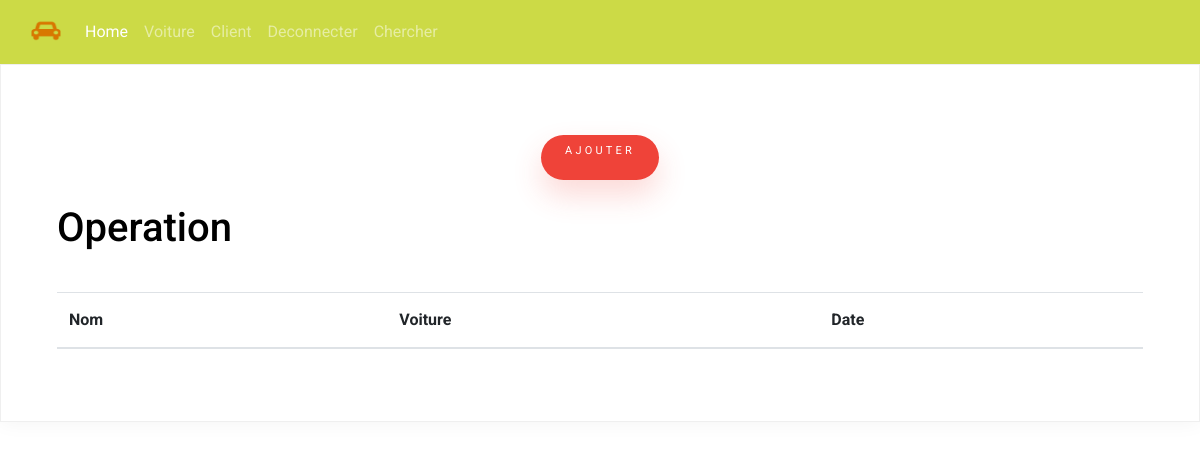
Page /operation/1/ on the earlier database version.
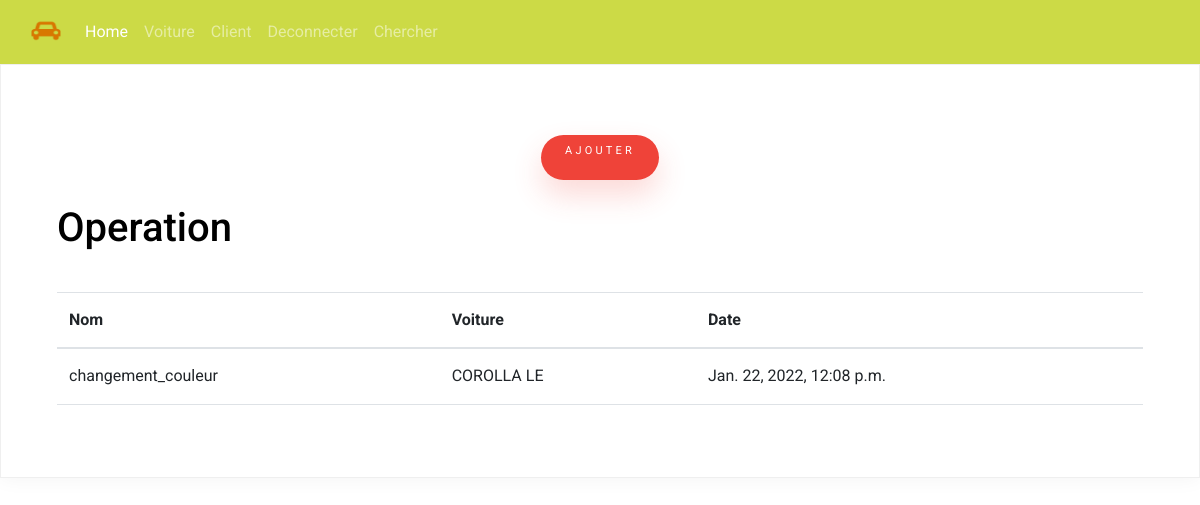
Same page on the later database version.
### Bourse/models.py (models this page shows, shortened)
class Operation(models.Model):
    nom = models.CharField(max_length=50)
    date = models.DateTimeField(auto_now_add=True)
    voiture = models.ForeignKey(Voiture, null=True, on_delete=models.SET_NULL)

class Voiture(models.Model):
    matricule = models.CharField(max_length=50)
    marque = models.CharField(max_length=50)
    couleur = models.CharField(max_length=60)
    prix = models.FloatField(max_length=40)
    modele = models.CharField(max_length=40)
    numerosachet = models.CharField(max_length=40)
    image = models.ImageField(upload_to='static/image', null=True)
    def __str__(self):
      return self.modele

### Bourse/views.py (the view)
# urls.py: path('operation/',views.operation, name="operation"),
def operation(request,v):
    vv =  Voiture.objects.filter(matricule=v)
    operations = Operation.objects.filter(id=v)
    return render(request, 'Bourse/operation.html', {'operations':operations})

### Bourse/templates/Bourse/operation.html (shortened to what this page needs)
{% extends 'Bourse/Principale.html' %}
{% load static %}
{% block content %}
<!doctype html>
<html lang="en">
  <head>
    <link rel="stylesheet" href="{% static 'formaj/fonts/icomoon/style.css' %}">
    <link rel="stylesheet" href="{% static 'formaj/css/bootstrap.min.css' %} ">
    <link rel="stylesheet" href="{% static 'formaj/css/style.css' %}">
  </head>
  <body>
      <div class="row align-items-stretch no-gutters contact-wrap">
        <div class="col-md-12">
          <div class="form h-100">
<div class="row" >
    <center>
    <h6 class=""><a class="btn btn-primary rounded-0 py-2 px-4" href="{% url 'Ajoutoperation' %}">Ajouter</a></h6>
    </center>
</div>
<h1 class="p-3"> Operation</h1>
<div class="container p-3">
          <table class="table">
            <thead>
           <tr>
          <th scope="col">Nom</th>
          <th scope="col">Voiture</th>
          <th scope="col">Date</th>
        </tr>
      </thead>
      <tbody>
        {% for operation in operations %}
          <tr>
        <td>{{operation.nom}}</td>
        <td>{{operation.voiture}}</td>
        <td>{{operation.date}}</td>
         </tr>
        {% endfor %}
    </tbody>
  </table>
</div>
</div>
</div>
{% endblock %}

Differences in the rows shown:
added Operation: nom "changement_couleur", voiture "COROLLA LE", date "Jan. 22, 2022, 12:08 p.m."
